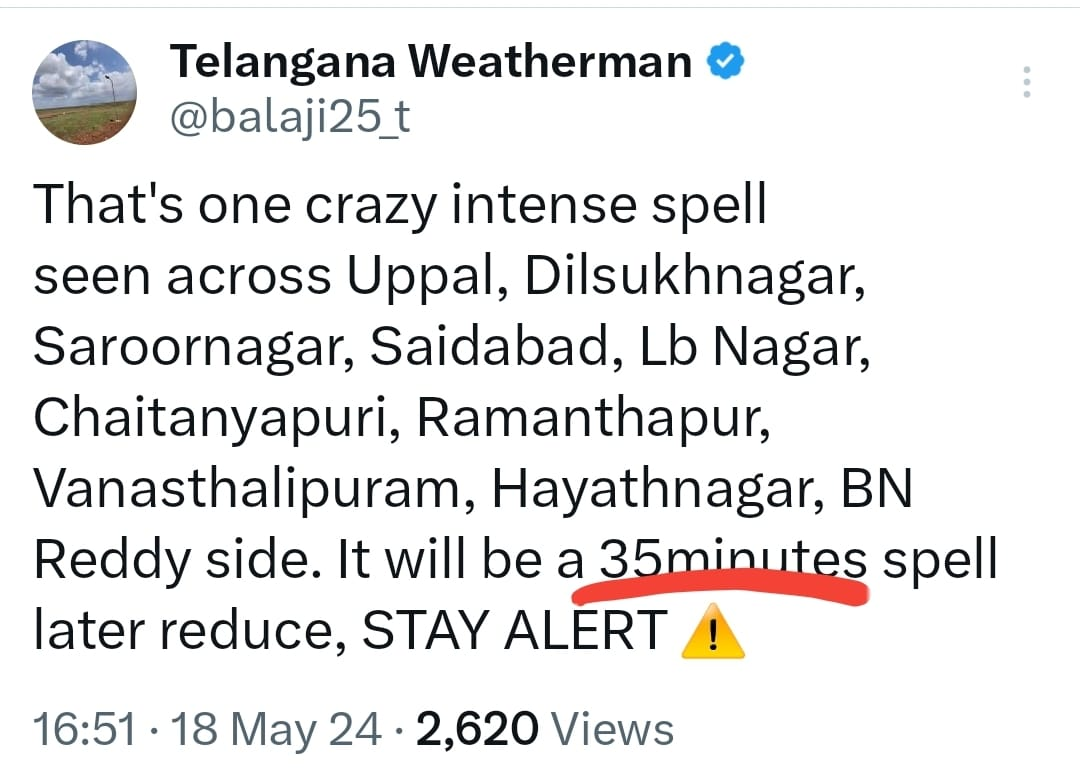
#> input picture Photos/weather.jpg, 1080 x 771 px
$ python blur.py
#> lines starting #> are read from the running program, lines starting #| are printed output that depends on the picture
import cv2 as cv

img = cv.imread("../Photos/weather.jpg")
#> img is the input picture: shape (771, 1080, 3); mean B, G, R 231.8, 231.9, 232.7
cv.imshow("BGR-Img", img)

# Blur the image
blur = cv.GaussianBlur(img, (7,7), cv.BORDER_DEFAULT)
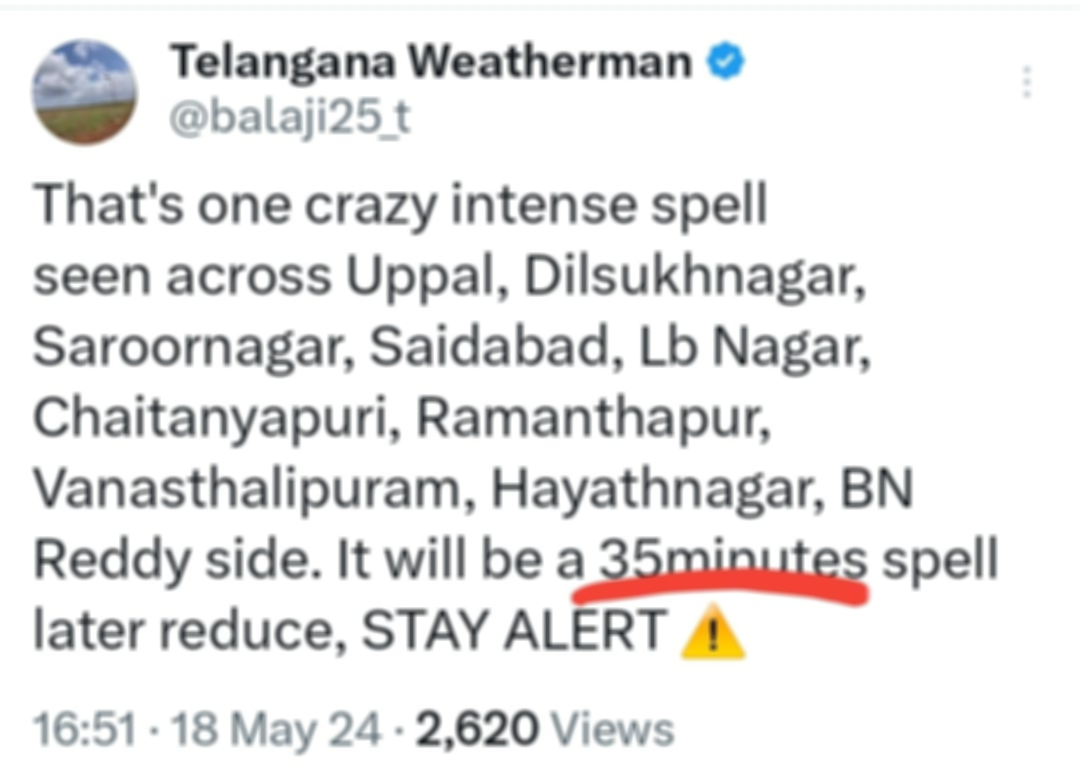
#> blur: shape (771, 1080, 3); mean B, G, R 231.8, 231.9, 232.7
cv.imshow("Blur", blur)

cv.waitKey(12000)
